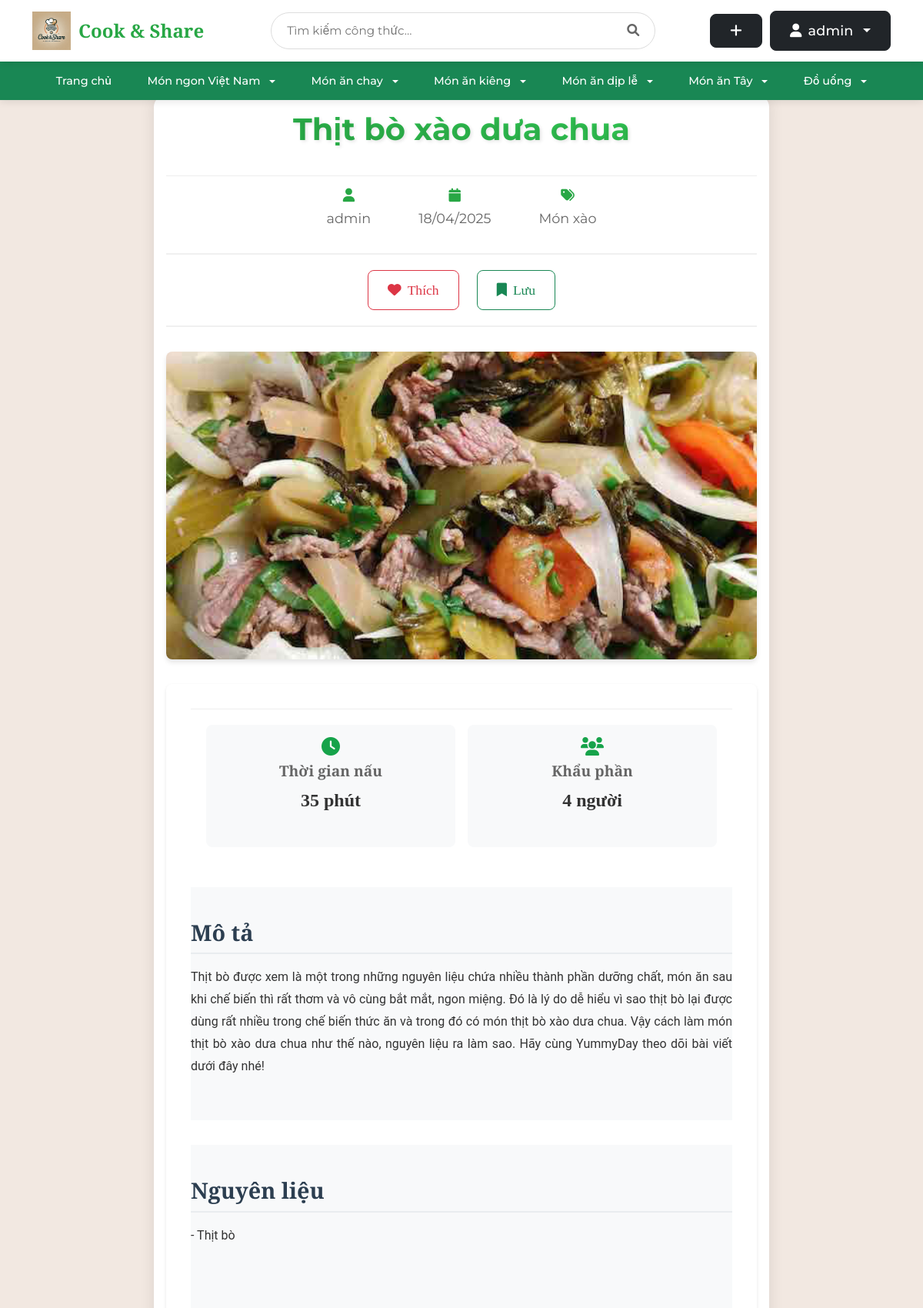
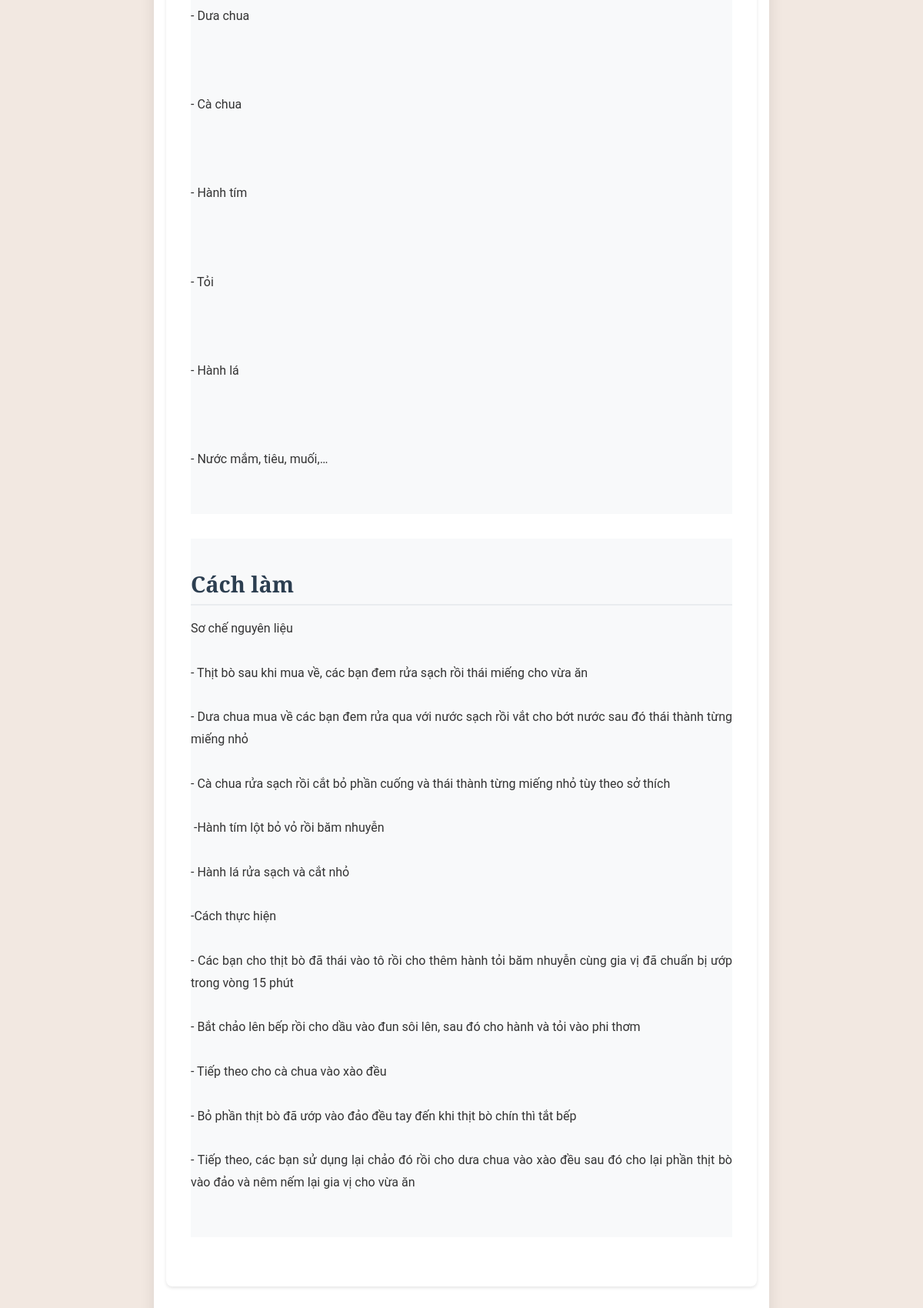
Screenshot of /465/detail (signed in, upper part) with the database file from the repository (2 pictures, top to bottom).
### tables this page shows
CREATE TABLE user (
    id INTEGER PRIMARY KEY AUTOINCREMENT,
    username TEXT UNIQUE NOT NULL,
    password TEXT NOT NULL,
    email TEXT UNIQUE NOT NULL,
    created TIMESTAMP NOT NULL DEFAULT CURRENT_TIMESTAMP,
    avatar_path TEXT,
    role TEXT NOT NULL DEFAULT 'user',
    is_blocked BOOLEAN NOT NULL DEFAULT 0,
    gender TEXT,
    birthdate DATE,
    phone TEXT
);

CREATE TABLE post (
    id INTEGER PRIMARY KEY AUTOINCREMENT,
    author_id INTEGER NOT NULL,
    created TIMESTAMP NOT NULL DEFAULT CURRENT_TIMESTAMP,
    title TEXT NOT NULL,
    description TEXT,
    ingredients TEXT NOT NULL,
    instructions TEXT NOT NULL,
    cooking_time INTEGER DEFAULT 0,
    servings INTEGER DEFAULT 1,
    FOREIGN KEY (author_id) REFERENCES user (id)
);

CREATE TABLE tags (
    id INTEGER PRIMARY KEY AUTOINCREMENT,
    name TEXT UNIQUE NOT NULL,
    created TIMESTAMP NOT NULL DEFAULT CURRENT_TIMESTAMP
);

CREATE TABLE blog_images (
    id INTEGER PRIMARY KEY AUTOINCREMENT,
    post_id INTEGER NOT NULL,
    image_path TEXT NOT NULL,
    is_main_image BOOLEAN DEFAULT 0,
    created TIMESTAMP NOT NULL DEFAULT CURRENT_TIMESTAMP,
    FOREIGN KEY (post_id) REFERENCES post (id) ON DELETE CASCADE
);

### share_recipe/blog.py (the view, shortened to what this page needs)
@bp.route('/<int:id>/detail', methods=('GET', 'POST'))
def detail(id):
    try:
        post = get_post(id, check_author=False)
        if post is None:
            abort(404)
        post = dict(post)
        post['created'] = convert_utc_to_local(post['created'])
        db = get_db()
        tags = db.execute(
            'SELECT t.id, t.name FROM tags t '
            'JOIN post_tags pt ON t.id = pt.tag_id '
            'WHERE pt.post_id = ?',
            (id,)
        ).fetchall()
        post['tags'] = [dict(tag) for tag in tags]
        image = db.execute(
            'SELECT image_path FROM blog_images WHERE post_id = ? AND is_main_image = 1',
            (id,)
        ).fetchone()
        comments_query = '''
            SELECT c.*, u.username, u.avatar_path,
                (SELECT COUNT(DISTINCT user_id) FROM comment_reactions cr
                 WHERE cr.comment_id = c.id AND cr.reaction_type = 'like') as likes_count,
                (SELECT COUNT(DISTINCT user_id) FROM comment_reactions cr
                 WHERE cr.comment_id = c.id AND cr.reaction_type = 'dislike') as dislikes_count
        '''
        if g.user:
            comments_query += ''',
                (SELECT reaction_type FROM comment_reactions cr
                 WHERE cr.comment_id = c.id AND cr.user_id = ?) as user_reaction
            '''
        else:
            comments_query += ', NULL as user_reaction'
        comments_query += '''
            FROM comments c JOIN user u ON c.author_id = u.id
            WHERE c.post_id = ?
            ORDER BY c.created DESC
        '''
        if g.user:
            comments = db.execute(comments_query, (g.user['id'], id)).fetchall()
        else:
            comments = db.execute(comments_query, (id,)).fetchall()
        comments = [dict(comment) for comment in comments]
        for comment in comments:
            comment['created'] = convert_utc_to_local(comment['created'])
        for comment in comments:
            replies = db.execute(
                'SELECT r.*, u.username, u.avatar_path '
                'FROM comment_replies r '
                'JOIN user u ON r.author_id = u.id '
                'WHERE r.comment_id = ? '
                'ORDER BY r.created ASC',
                (comment['id'],)
            ).fetchall()
            comment['replies'] = [dict(reply) for reply in replies]
            for reply in comment['replies']:
                reply['created'] = convert_utc_to_local(reply['created'])
        is_favorite = False
        if g.user:
            favorite = db.execute(
                'SELECT * FROM favorites WHERE user_id = ? AND post_id = ?',
                (g.user['id'], id)
            ).fetchone()
            is_favorite = favorite is not None
        if image:
            post['image_path'] = image['image_path']
        is_saved = False
        if g.user:
            saved = db.execute(
                'SELECT * FROM saved_recipes WHERE user_id = ? AND post_id = ?',
                (g.user['id'], id)
            ).fetchone()
            is_saved = saved is not None
        return render_template('blog/detail.html',
                             post=post,
                             comments=comments,
                             is_favorite=is_favorite,
                             is_saved=is_saved)
    except Exception as e:
        print(f"Error in detail route: {e}")  # For debugging
        abort(500)

### share_recipe/templates/blog/detail.html (shortened to what this page needs)
{% extends 'base.html' %}
{% block head %}
{{ super() }}
<link rel="stylesheet" href="{{ url_for('static', filename='detail.css') }}">
{% endblock %}
{% block content %}
<div class="recipe-container">
    <div class="recipe-header">
        <h1 class="recipe-title">{{ post['title'] }}</h1>
        <div class="recipe-meta">
            <div class="author">
                <i class="fas fa-user"></i>
                <span>{{ post['username'] }}</span>
            </div>
            <div class="date">
                <i class="fas fa-calendar"></i>
                <span>{{ post['created'].strftime('%d/%m/%Y') }}</span>
            </div>
            <div class="tags">
                <i class="fas fa-tags"></i>
                {% for tag in post['tags'] %}
                <span class="tag">{{ tag.name }}</span>
                {% endfor %}
            </div>
        </div>
        <div class="recipe-actions">
            <form action="{{ url_for('blog.toggle_favorite', id=post['id']) }}" method="POST" class="favorite-form d-inline-block">
                <button type="submit" class="btn {% if is_favorite %}btn-danger{% else %}btn-outline-danger{% endif %} me-2">
                    <i class="fas fa-heart"></i>
                    <span class="button-text">
                        {% if is_favorite %}
                        Đã thích
                        {% else %}
                        Thích
                        {% endif %}
                    </span>
                </button>
            </form>
            <form action="{{ url_for('blog.toggle_save', id=post['id']) }}" method="POST" class="save-form d-inline-block">
                <button type="submit" class="btn {% if is_saved %}btn-success{% else %}btn-outline-success{% endif %}">
                    <i class="fas fa-bookmark"></i>
                    <span class="button-text">
                        {% if is_saved %}
                        Đã lưu
                        {% else %}
                        Lưu
                        {% endif %}
                    </span>
                </button>
            </form>
        </div>
    </div>
    {% if post['image_path'] %}
        <img src="{{ url_for('static', filename=post['image_path']) }}" class="recipe-image" alt="{{ post['title'] }}">
    {% endif %}
    <div class="recipe-content">
        <div class="recipe-info">
            <div class="info-card">
                <i class="fas fa-clock"></i>
                <h3>Thời gian nấu</h3>
                <p>{{ post['cooking_time'] }} phút</p>
            </div>
            <div class="info-card">
                <i class="fas fa-users"></i>
                <h3>Khẩu phần</h3>
                <p>{{ post['servings'] }} người</p>
            </div>
        </div>
        <div class="recipe-section">
            <h2>Mô tả</h2>
            <div class="content-wrapper">{{ post['description']|replace('\n', '<br>')|safe }}</div>
        </div>
        <div class="recipe-section">
            <h2>Nguyên liệu</h2>
            <div class="content-wrapper">{{ post['ingredients']|replace('\n', '<br>')|safe }}</div>
        </div>
        <div class="recipe-section">
            <h2>Cách làm</h2>
            <div class="content-wrapper">{{ post['instructions']|replace('\n', '<br>')|safe }}</div>
        </div>
    </div>
</div>
{% endblock %}

### share_recipe/templates/base.html (shortened to what this page needs)
<!DOCTYPE html>
<html>
<head>
    <link rel="stylesheet" href="https://cdn.jsdelivr.net/npm/bootstrap@5.3.0/dist/css/bootstrap.min.css">
    <link rel="stylesheet" href="https://cdnjs.cloudflare.com/ajax/libs/font-awesome/6.0.0/css/all.min.css">
    {% block head %}
    <link rel="stylesheet" href="{{ url_for('static', filename='base.css') }}">
    <link rel="stylesheet" href="{{ url_for('static', filename='login.css') }}">
    <link rel="stylesheet" href="{{ url_for('static', filename='register.css') }}">
    <link rel="stylesheet" href="{{ url_for('static', filename='index.css') }}">
    <link rel="stylesheet" href="{{ url_for('static', filename='detail.css') }}">
    {% endblock %}
</head>
<body>
    <nav class="navbar navbar-expand-lg">
        <div class="container">
            <a class="navbar-brand" href="{{ url_for('blog.index') }}">
                <img src="{{ url_for('static', filename='uploads/logo/Logo_home.webp') }}" alt="Cook & Share" style="height: 50px;">
                <span class="brand-text">Cook & Share</span>
            </a>
            <div class="search-container">
                <form action="{{ url_for('blog.search') }}" method="get" class="search-box">
                    <input type="text" name="q" class="search-input" placeholder="Tìm kiếm công thức..." value="{{ request.args.get('q', '') }}">
                    <button type="submit" class="search-button">
                        <i class="fas fa-search"></i>
                    </button>
                </form>
            </div>
            <div class="user-actions">
                {% if g.user %}
                    <a href="{{ url_for('blog.create') }}" class="btn btn-dark btn-custom" title="Tạo công thức mới">
                        <i class="fas fa-plus"></i>
                    </a>
                    <div class="dropdown">
                        <button class="btn btn-dark btn-custom dropdown-toggle" type="button" id="userDropdown" data-bs-toggle="dropdown" aria-expanded="false">
                            {% if g.user.avatar_path %}
                                <img src="{{ url_for('static', filename=g.user.avatar_path) }}" class="user-avatar" alt="Avatar">
                            {% else %}
                                <i class="fas fa-user"></i>
                            {% endif %}
                            {{ g.user['username'] }}
                        </button>
                    </div>
                {% endif %}
            </div>
        </div>
    </nav>
    <nav class="navbar navbar-expand-lg bg-success">
        <div class="container">
            <div class="collapse navbar-collapse justify-content-center" id="categoryNav">
                <ul class="navbar-nav">
                    <li class="nav-item">
                        <a class="nav-link text-white" href="{{ url_for('blog.index') }}">Trang chủ</a>
                    </li>
                    <li class="nav-item dropdown">
                        <a class="nav-link text-white dropdown-toggle" href="#" role="button" data-bs-toggle="dropdown" aria-expanded="false">
                            Món ngon Việt Nam
                        </a>
                    </li>
                    <li class="nav-item dropdown">
                        <a class="nav-link text-white dropdown-toggle" href="#" role="button" data-bs-toggle="dropdown" aria-expanded="false">
                            Món ăn chay
                        </a>
                    </li>
                    <li class="nav-item dropdown">
                        <a class="nav-link text-white dropdown-toggle" href="#" role="button" data-bs-toggle="dropdown" aria-expanded="false">
                            Món ăn kiêng
                        </a>
                    </li>
                    <li class="nav-item dropdown">
                        <a class="nav-link text-white dropdown-toggle" href="#" role="button" data-bs-toggle="dropdown" aria-expanded="false">
                            Món ăn dịp lễ
                        </a>
                    </li>
                    <li class="nav-item dropdown">
                        <a class="nav-link text-white dropdown-toggle" href="#" role="button" data-bs-toggle="dropdown" aria-expanded="false">
                            Món ăn Tây
                        </a>
                    </li>
                    <li class="nav-item dropdown">
                        <a class="nav-link text-white dropdown-toggle" href="#" role="button" data-bs-toggle="dropdown" aria-expanded="false">
                            Đồ uống
                        </a>
                    </li>
                </ul>
            </div>
        </div>
    </nav>
    <div class="main-container">
        <div class="content">
            {% block content %}{% endblock %}
        </div>
    </div>
</body>
</html>

### rows the page displays
user: user.username "admin", username "admin"
post: title "Thịt bò xào dưa chua", description "Thịt bò được xem là một trong những nguyên liệu chứa nhiều thành phần dưỡng chất, món ăn sau khi chế biến thì rất thơm và vô cùng bắt mắt, ngon miệng. Đó là lý do dễ hiểu vì sao thịt bò lại được dùng rất nhiều trong chế biến thức ăn và trong đó có món thịt bò xào dưa chua. Vậy cách làm món thịt bò xào dưa chua như thế nào, nguyên liệu ra làm sao. Hãy cùng YummyDay theo dõi bài viết dưới đây nhé!", ingredients "- Thịt bò - Dưa chua - Cà chua - Hành tím - Tỏi - Hành lá - Nước mắm, tiêu, muối,…", instructions "Sơ chế nguyên liệu - Thịt bò sau khi mua về, các bạn đem rửa sạch rồi thái miếng cho vừa ăn - Dưa chua mua về các bạn đem rửa qua với nước sạch rồi vắt cho bớt nước sau đó thái thành từng miếng nhỏ - Cà chua rửa sạch rồi cắt bỏ phần cuống và thái thành từng miếng nhỏ tùy theo sở thích -Hành tím lột bỏ vỏ rồi băm nhuyễn - Hành lá rửa sạch và cắt nhỏ -Cách thực hiện - Các bạn cho thịt bò đã thái vào tô rồi cho thêm hành tỏi băm nhuyễn cùng gia vị đã chuẩn bị ướp trong vòng 15 phút - Bắt chảo lên bếp rồi cho dầu vào đun sôi lên, sau đó cho hành và tỏi vào phi thơm - Tiếp theo cho cà chua vào xào đều - Bỏ phần thịt bò đã ướp vào đảo đều tay đến khi thịt bò chín thì tắt bếp - Tiếp theo, các bạn…"
tags: name "Món xào"
blog_images: image_path (picture)

### other values shown
{{ post['created'].strftime('%d/%m/%Y') }} "18/04/2025"
{{ post['cooking_time'] }} "35"
{{ post['servings'] }} "4"
